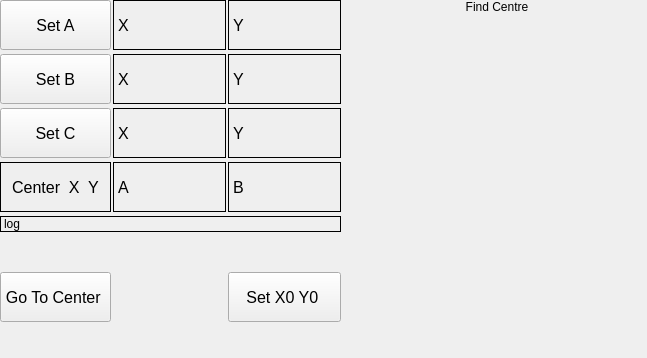
<?xml version="1.0" encoding="UTF-8"?>
<ui version="4.0">
 <class>MainWindow</class>
 <widget class="QMainWindow" name="MainWindow">
  <property name="geometry">
   <rect>
    <x>0</x>
    <y>0</y>
    <width>647</width>
    <height>358</height>
   </rect>
  </property>
  <property name="windowTitle">
   <string>MainWindow</string>
  </property>
  <widget class="QWidget" name="centralwidget">
   <layout class="QHBoxLayout" name="horizontalLayout_2">
    <property name="spacing">
     <number>6</number>
    </property>
    <property name="leftMargin">
     <number>0</number>
    </property>
    <property name="topMargin">
     <number>0</number>
    </property>
    <property name="rightMargin">
     <number>0</number>
    </property>
    <property name="bottomMargin">
     <number>0</number>
    </property>
    <item>
     <widget class="QWidget" name="widget" native="true">
      <layout class="QHBoxLayout" name="horizontalLayout">
       <property name="spacing">
        <number>2</number>
       </property>
       <property name="leftMargin">
        <number>0</number>
       </property>
       <property name="topMargin">
        <number>0</number>
       </property>
       <property name="rightMargin">
        <number>0</number>
       </property>
       <property name="bottomMargin">
        <number>0</number>
       </property>
       <item>
        <layout class="QGridLayout" name="gridLayout">
         <property name="horizontalSpacing">
          <number>2</number>
         </property>
         <property name="verticalSpacing">
          <number>4</number>
         </property>
         <item row="0" column="1">
          <widget class="QLabel" name="label_2">
           <property name="minimumSize">
            <size>
             <width>89</width>
             <height>0</height>
            </size>
           </property>
           <property name="font">
            <font>
             <pointsize>12</pointsize>
            </font>
           </property>
           <property name="frameShape">
            <enum>QFrame::Box</enum>
           </property>
           <property name="text">
            <string>X</string>
           </property>
          </widget>
         </item>
         <item row="2" column="2">
          <widget class="QLabel" name="label_8">
           <property name="minimumSize">
            <size>
             <width>89</width>
             <height>0</height>
            </size>
           </property>
           <property name="font">
            <font>
             <pointsize>12</pointsize>
            </font>
           </property>
           <property name="frameShape">
            <enum>QFrame::Box</enum>
           </property>
           <property name="text">
            <string>Y</string>
           </property>
          </widget>
         </item>
         <item row="5" column="0">
          <widget class="QPushButton" name="pushButton_4">
           <property name="minimumSize">
            <size>
             <width>0</width>
             <height>50</height>
            </size>
           </property>
           <property name="font">
            <font>
             <pointsize>12</pointsize>
            </font>
           </property>
           <property name="text">
            <string>Go To Center </string>
           </property>
          </widget>
         </item>
         <item row="3" column="2">
          <widget class="QLabel" name="label_11">
           <property name="minimumSize">
            <size>
             <width>89</width>
             <height>0</height>
            </size>
           </property>
           <property name="font">
            <font>
             <pointsize>12</pointsize>
            </font>
           </property>
           <property name="frameShape">
            <enum>QFrame::Box</enum>
           </property>
           <property name="text">
            <string>B</string>
           </property>
           <property name="alignment">
            <set>Qt::AlignLeading|Qt::AlignLeft|Qt::AlignVCenter</set>
           </property>
          </widget>
         </item>
         <item row="3" column="0">
          <widget class="QLabel" name="label_12">
           <property name="sizePolicy">
            <sizepolicy hsizetype="Preferred" vsizetype="Fixed">
             <horstretch>0</horstretch>
             <verstretch>0</verstretch>
            </sizepolicy>
           </property>
           <property name="minimumSize">
            <size>
             <width>0</width>
             <height>50</height>
            </size>
           </property>
           <property name="maximumSize">
            <size>
             <width>111</width>
             <height>16777215</height>
            </size>
           </property>
           <property name="font">
            <font>
             <pointsize>12</pointsize>
            </font>
           </property>
           <property name="frameShape">
            <enum>QFrame::Box</enum>
           </property>
           <property name="text">
            <string>Center  X  Y</string>
           </property>
           <property name="alignment">
            <set>Qt::AlignCenter</set>
           </property>
          </widget>
         </item>
         <item row="0" column="2">
          <widget class="QLabel" name="label_3">
           <property name="minimumSize">
            <size>
             <width>89</width>
             <height>0</height>
            </size>
           </property>
           <property name="font">
            <font>
             <pointsize>12</pointsize>
            </font>
           </property>
           <property name="frameShape">
            <enum>QFrame::Box</enum>
           </property>
           <property name="text">
            <string>Y</string>
           </property>
          </widget>
         </item>
         <item row="2" column="1">
          <widget class="QLabel" name="label_7">
           <property name="minimumSize">
            <size>
             <width>89</width>
             <height>0</height>
            </size>
           </property>
           <property name="font">
            <font>
             <pointsize>12</pointsize>
            </font>
           </property>
           <property name="frameShape">
            <enum>QFrame::Box</enum>
           </property>
           <property name="text">
            <string>X</string>
           </property>
          </widget>
         </item>
         <item row="1" column="0">
          <widget class="QPushButton" name="pushButton_2">
           <property name="minimumSize">
            <size>
             <width>0</width>
             <height>50</height>
            </size>
           </property>
           <property name="maximumSize">
            <size>
             <width>111</width>
             <height>16777215</height>
            </size>
           </property>
           <property name="font">
            <font>
             <pointsize>12</pointsize>
            </font>
           </property>
           <property name="text">
            <string>Set B</string>
           </property>
          </widget>
         </item>
         <item row="3" column="1">
          <widget class="QLabel" name="label_9">
           <property name="minimumSize">
            <size>
             <width>89</width>
             <height>0</height>
            </size>
           </property>
           <property name="font">
            <font>
             <pointsize>12</pointsize>
            </font>
           </property>
           <property name="frameShape">
            <enum>QFrame::Box</enum>
           </property>
           <property name="text">
            <string>A</string>
           </property>
           <property name="alignment">
            <set>Qt::AlignLeading|Qt::AlignLeft|Qt::AlignVCenter</set>
           </property>
          </widget>
         </item>
         <item row="1" column="2">
          <widget class="QLabel" name="label_6">
           <property name="minimumSize">
            <size>
             <width>89</width>
             <height>0</height>
            </size>
           </property>
           <property name="font">
            <font>
             <pointsize>12</pointsize>
            </font>
           </property>
           <property name="frameShape">
            <enum>QFrame::Box</enum>
           </property>
           <property name="text">
            <string>Y</string>
           </property>
          </widget>
         </item>
         <item row="4" column="0" colspan="3">
          <widget class="QLabel" name="label_4">
           <property name="sizePolicy">
            <sizepolicy hsizetype="Preferred" vsizetype="Fixed">
             <horstretch>0</horstretch>
             <verstretch>0</verstretch>
            </sizepolicy>
           </property>
           <property name="frameShape">
            <enum>QFrame::Box</enum>
           </property>
           <property name="text">
            <string>log</string>
           </property>
          </widget>
         </item>
         <item row="1" column="1">
          <widget class="QLabel" name="label_5">
           <property name="minimumSize">
            <size>
             <width>89</width>
             <height>0</height>
            </size>
           </property>
           <property name="font">
            <font>
             <pointsize>12</pointsize>
            </font>
           </property>
           <property name="frameShape">
            <enum>QFrame::Box</enum>
           </property>
           <property name="text">
            <string>X</string>
           </property>
          </widget>
         </item>
         <item row="0" column="0">
          <widget class="QPushButton" name="pushButton_1">
           <property name="sizePolicy">
            <sizepolicy hsizetype="Minimum" vsizetype="Fixed">
             <horstretch>0</horstretch>
             <verstretch>0</verstretch>
            </sizepolicy>
           </property>
           <property name="minimumSize">
            <size>
             <width>0</width>
             <height>50</height>
            </size>
           </property>
           <property name="maximumSize">
            <size>
             <width>111</width>
             <height>16777215</height>
            </size>
           </property>
           <property name="font">
            <font>
             <pointsize>12</pointsize>
            </font>
           </property>
           <property name="text">
            <string>Set A</string>
           </property>
          </widget>
         </item>
         <item row="2" column="0">
          <widget class="QPushButton" name="pushButton_3">
           <property name="minimumSize">
            <size>
             <width>0</width>
             <height>50</height>
            </size>
           </property>
           <property name="maximumSize">
            <size>
             <width>111</width>
             <height>16777215</height>
            </size>
           </property>
           <property name="font">
            <font>
             <pointsize>12</pointsize>
            </font>
           </property>
           <property name="text">
            <string>Set C</string>
           </property>
          </widget>
         </item>
         <item row="5" column="2">
          <widget class="QPushButton" name="pushButton_5">
           <property name="minimumSize">
            <size>
             <width>0</width>
             <height>50</height>
            </size>
           </property>
           <property name="font">
            <font>
             <pointsize>12</pointsize>
            </font>
           </property>
           <property name="text">
            <string>Set X0 Y0 </string>
           </property>
          </widget>
         </item>
         <item row="5" column="1">
          <spacer name="verticalSpacer_2">
           <property name="orientation">
            <enum>Qt::Vertical</enum>
           </property>
           <property name="sizeHint" stdset="0">
            <size>
             <width>20</width>
             <height>40</height>
            </size>
           </property>
          </spacer>
         </item>
        </layout>
       </item>
      </layout>
     </widget>
    </item>
    <item>
     <layout class="QVBoxLayout" name="verticalLayout">
      <property name="spacing">
       <number>9</number>
      </property>
      <item>
       <widget class="QLabel" name="label_10">
        <property name="maximumSize">
         <size>
          <width>400</width>
          <height>16777215</height>
         </size>
        </property>
        <property name="frameShape">
         <enum>QFrame::NoFrame</enum>
        </property>
        <property name="text">
         <string>Find Centre</string>
        </property>
        <property name="alignment">
         <set>Qt::AlignCenter</set>
        </property>
       </widget>
      </item>
      <item>
       <widget class="QLabel" name="lbl_tool_image">
        <property name="sizePolicy">
         <sizepolicy hsizetype="Fixed" vsizetype="Fixed">
          <horstretch>0</horstretch>
          <verstretch>0</verstretch>
         </sizepolicy>
        </property>
        <property name="minimumSize">
         <size>
          <width>300</width>
          <height>300</height>
         </size>
        </property>
        <property name="maximumSize">
         <size>
          <width>300</width>
          <height>300</height>
         </size>
        </property>
        <property name="text">
         <string/>
        </property>
        <property name="pixmap">
         <pixmap>points.png</pixmap>
        </property>
        <property name="scaledContents">
         <bool>true</bool>
        </property>
        <property name="wordWrap">
         <bool>false</bool>
        </property>
        <property name="margin">
         <number>0</number>
        </property>
        <property name="indent">
         <number>-1</number>
        </property>
       </widget>
      </item>
      <item>
       <spacer name="verticalSpacer">
        <property name="orientation">
         <enum>Qt::Vertical</enum>
        </property>
        <property name="sizeHint" stdset="0">
         <size>
          <width>20</width>
          <height>40</height>
         </size>
        </property>
       </spacer>
      </item>
     </layout>
    </item>
   </layout>
  </widget>
 </widget>
 <resources/>
 <connections/>
</ui>
